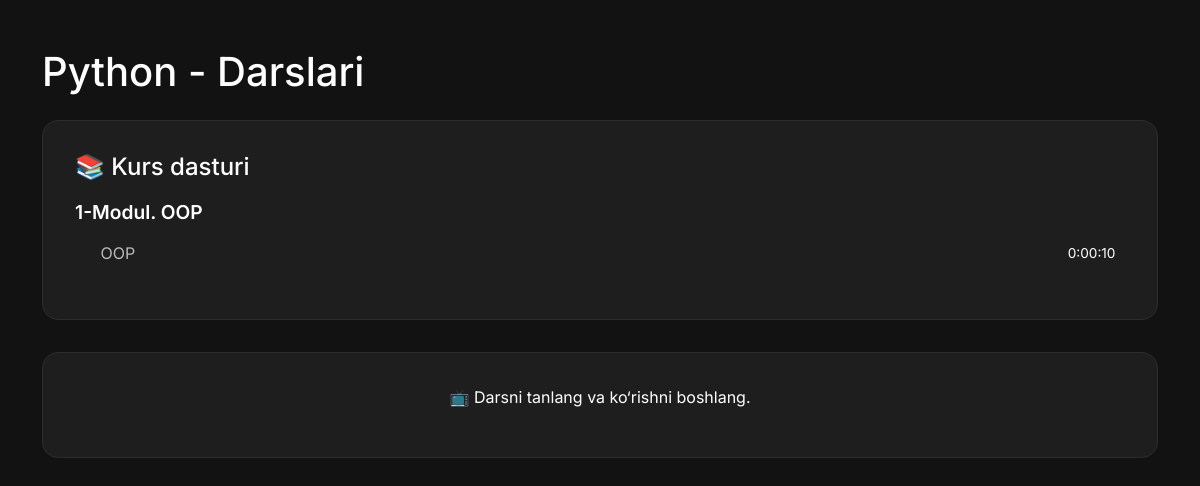
Screenshot of /course/course/python/video/ (signed in) with the database file from the repository.
### course/models.py (models this page shows, shortened)
class Course(models.Model):
    title = models.CharField(max_length=255)
    image = models.ImageField(upload_to='images/', blank=True, null=True)
    students = models.PositiveIntegerField(default=0)
    duration = models.DurationField(default=timedelta())
    description = models.TextField(blank=True, null=True)
    rating = models.FloatField(default=0.0)
    num_reviews = models.PositiveIntegerField(default=0)
    price = models.DecimalField(max_digits=6, decimal_places=2)
    category = models.ForeignKey(Category, on_delete=models.CASCADE, related_name='courses', default=1)
    slug = models.SlugField(unique=True, null=True, blank=True)
    lesson_count = models.PositiveIntegerField(default=0)
    module_count = models.PositiveIntegerField(default=0)
    def update_course_info(self):
        self.lesson_count = sum(module.lessons.count() for module in self.modules.all())
        self.module_count = self.modules.count()
        total_duration = timedelta()
        for module in self.modules.all():
            for lesson in module.lessons.all():
                if lesson.duration:
                    total_duration += lesson.duration
        self.duration = total_duration
        self.save(update_fields=['duration', 'lesson_count', 'module_count'])

class Module(models.Model):
    course = models.ForeignKey('Course', on_delete=models.CASCADE, related_name='modules')
    title = models.CharField(max_length=255)

class Lesson(models.Model):
    module = models.ForeignKey('Module', on_delete=models.CASCADE, related_name='lessons')
    title = models.CharField(max_length=200)
    video = models.FileField(upload_to='videos/')
    duration = models.DurationField(blank=True, null=True)

### course/views.py (the view)
# urls.py: path('course/<slug:slug>/video/', CourseVideoView.as_view(), name='course_video'),
class CourseVideoView(LoginRequiredMixin, DetailView):
    model = Course
    template_name = 'course/course_video.html'
    context_object_name = 'course'
    login_url = '/users/login/'
    def get_object(self):
        obj = super().get_object()
        obj.update_course_info()
        return obj
    def get_context_data(self, **kwargs):
        context = super().get_context_data(**kwargs)
        context['modules'] = self.object.modules.prefetch_related('lessons')
        lesson_id = self.request.GET.get('lesson')
        if lesson_id:
            context['selected_lesson'] = get_object_or_404(Lesson, id=lesson_id)
        return context

### course/templates/course/course_video.html (shortened to what this page needs)
{% load static %}
<!DOCTYPE html>
<html lang="uz">
<head>
    <link href="https://cdn.jsdelivr.net/npm/bootstrap@5.3.0/dist/css/bootstrap.min.css" rel="stylesheet">
</head>
<body>
<div class="container my-5">
    <h1 class="mb-4">{{ course.title }} - Darslari</h1>
    <div class="card-dark">
        <h4 class="mb-3">📚 Kurs dasturi</h4>
        {% for module in modules %}
            <div class="module-title">{{ forloop.counter }}-Modul. {{ module.title }}</div>
            <ul class="list-unstyled ms-3">
                {% for lesson in module.lessons.all %}
                    <li>
                        <a href="?lesson={{ lesson.id }}"
                           class="lesson-link {% if selected_lesson.id == lesson.id %}active{% endif %}">
                            <span>{{ lesson.title }}</span>
                            <span class="duration-info">
                                    {{ lesson.duration }}
                            </span>
                        </a>
                    </li>
                {% endfor %}
            </ul>
        {% endfor %}
    </div>
    {% if selected_lesson %}
        <div class="card-dark">
            <h5>{{ selected_lesson.title }}</h5>
            <video controls>
                <source src="{{ selected_lesson.video.url }}" type="video/mp4">
                Video yuklanmadi
            </video>
        </div>
    {% else %}
        <div class="card-dark text-center text-muted">
            <p style="color: white;">📺 Darsni tanlang va ko‘rishni boshlang.</p>
        </div>
    {% endif %}
</div>
</body>
</html>

### course/templates/course/course_video.html (style rules this page uses)
body { background-color: #121212; color: #fff; font-family: 'Inter', sans-serif; }
.card-dark { background-color: #1e1e1e; border: 1px solid #2c2c2c; border-radius: 16px; padding: 2rem; margin-bottom: 2rem; }
.module-title { font-weight: 600; font-size: 1.2rem; margin-top: 1rem; margin-bottom: 0.5rem; }
.lesson-link { color: #bbb; text-decoration: none; display: flex; justify-content: space-between; align-items: center; padding: 0.4rem 0.6rem; border-radius: 6px; }
.duration-info { font-size: 0.85rem; color: #ffffff; white-space: nowrap; }

### rows the page displays
Course: title "Python"
Module: title "OOP"
Lesson: title "OOP", duration "0:00:10"
